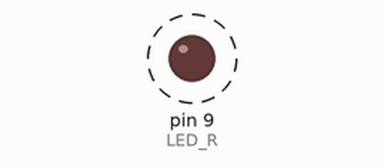
The sketch below on a simulated Arduino Uno, built with avr-gcc and run on an emulated ATmega328P. Parts: output pins drawn as LEDs (lit = HIGH). Dashed ring = blinking. Not simulated (calls return 0 or success): arduino_secrets.h.

Above: at 0.04 s.
Timing chart, 0 to 3.0 s (numbered marks = the images above):
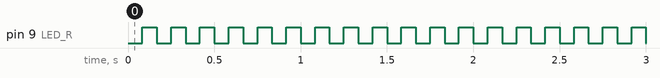

Measured:
- by itself, pin 9 (LED_R): alternates HIGH for 0.08 s and LOW for 0.08 s

The sketch:

10a-Blinky_Interrupt_using_Library.ino
```cpp
#include "arduino_secrets.h"

/*
Turns an LED on for one second, then off for one second, repeatedly.
Code uses Timer1 configured via the TimerOne library to interrupt on overflow.
LED is external, and is connected to pin D9.
*/

// include the TimerOne library
#include <TimerOne.h>

// define a macro for the LED pin number so the code is easier to understand
#define LED_R 9

// Variable to store LED state --> variables used within the ISR must be 'volatile'
volatile bool ledState = false;

void setup() {
  // initialise LED
  pinMode(LED_R, OUTPUT);

  // initialise Timer1
  //Timer1.initialize(1000000); // configure to overflow Every 1s (specified in microseconds)
  //Timer1.initialize(12e6); //  Scientific notation easier to read, Change to overflow Every 12s
  Timer1.initialize(1e6/12);    // Scientific notation easier to read, Change to flip at a rate of 12HZ
  Timer1.attachInterrupt(Timer1_ISR); // configure to interrupt on overflow and specify the name
                                      // of the function to call when the interrupt occurs
}

void loop() {
  // nothing needed here - everything is controlled from the ISR!
}

// Timer1 Interrupt Service Routine (ISR)
void Timer1_ISR(void)
{
  ledState = !ledState;  // Toggle LED state
  digitalWrite(LED_R, ledState);  // update output pin with new LED state
}
```
